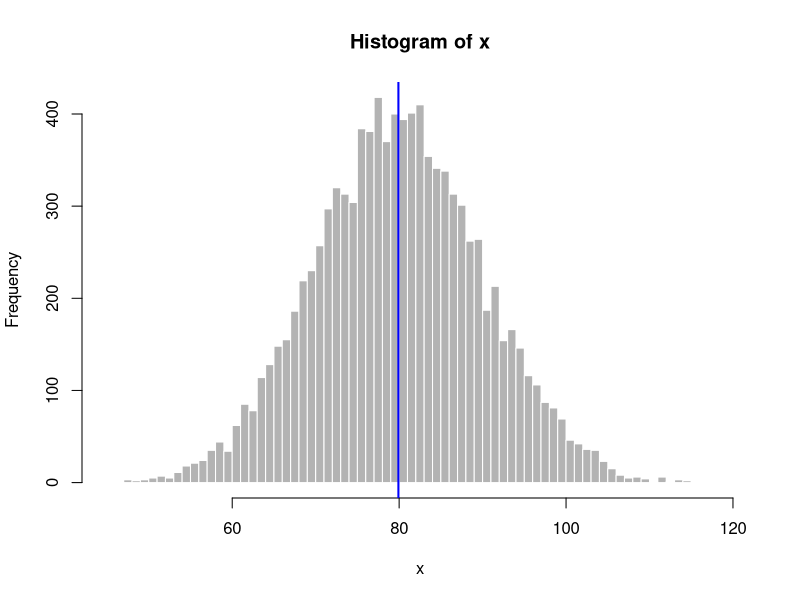

The R source for this figure:
## ---- chunk 1
 set.seed(20140811)
 x <-rnorm(10000, mean = 80, sd = 10)
hist(x, breaks = 100, border = "white", col = gray(0.7))
abline(v = mean(x) , col = "blue", lwd = 2)
